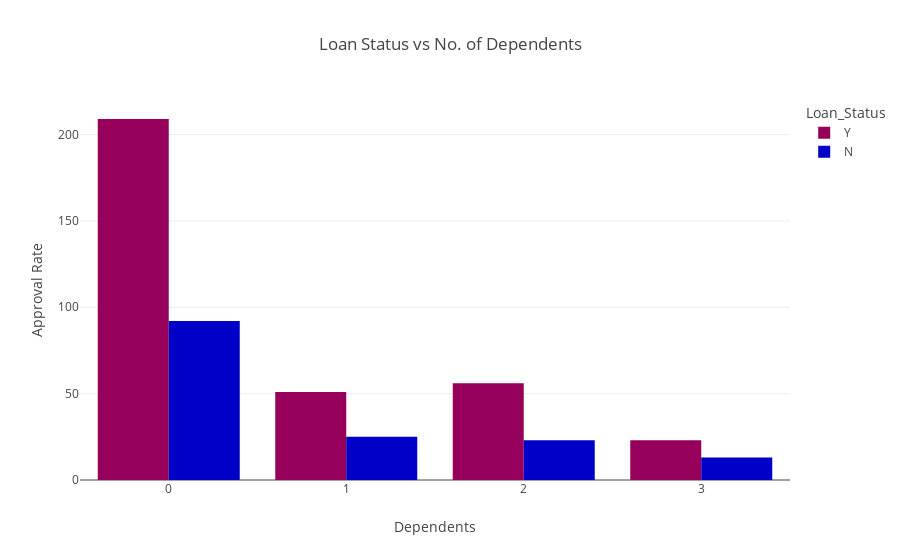

Notebook source saved alongside this figure:
### Code cell
dependents = df.groupby(['Dependents', 'Loan_Status']).size()

total = df.groupby('Dependents').size()

approval_by_dependents = round(dependents / total * 100, 1)

print(approval_by_dependents)

credit_2_loan = px.histogram(df, 
                             x='Dependents', 
                             color='Loan_Status',
                             barmode='group',
                             color_discrete_sequence=px.colors.sequential.Rainbow,
                             title='Loan Status vs No. of Dependents')

credit_2_loan.update_xaxes(title_text='Dependents')
credit_2_loan.update_yaxes(title_text='Approval Rate')


credit_2_loan.show();

### Figure 1 — Plotly figure (JSON) as saved in the notebook; plotly's stock layout.template omitted (floating-point values rounded to 4 significant figures; data arrays with more than 128 entries replaced by an {"elided": "..."} marker saying what was removed)
{"data": [{"alignmentgroup": "True", "bingroup": "x", "hovertemplate": "Loan_Status=Y<br>Dependents=%{x}<br>count=%{y}<extra></extra>", "legendgroup": "Y", "marker": {"color": "rgb(150,0,90)", "pattern": {"shape": ""}}, "name": "Y", "offsetgroup": "Y", "orientation": "v", "showlegend": true, "type": "histogram", "x": {"elided": "339 mixed values"}, "xaxis": "x", "yaxis": "y"}, {"alignmentgroup": "True", "bingroup": "x", "hovertemplate": "Loan_Status=N<br>Dependents=%{x}<br>count=%{y}<extra></extra>", "legendgroup": "N", "marker": {"color": "rgb(0,0,200)", "pattern": {"shape": ""}}, "name": "N", "offsetgroup": "N", "orientation": "v", "showlegend": true, "type": "histogram", "x": {"elided": "153 mixed values"}, "xaxis": "x", "yaxis": "y"}], "layout": {"barmode": "group", "legend": {"title": {"text": "Loan_Status"}, "tracegroupgap": 0}, "title": {"text": "Loan Status vs No. of Dependents"}, "xaxis": {"anchor": "y", "domain": [0, 1], "title": {"text": "Dependents"}}, "yaxis": {"anchor": "x", "domain": [0, 1], "title": {"text": "Approval Rate"}}}}
